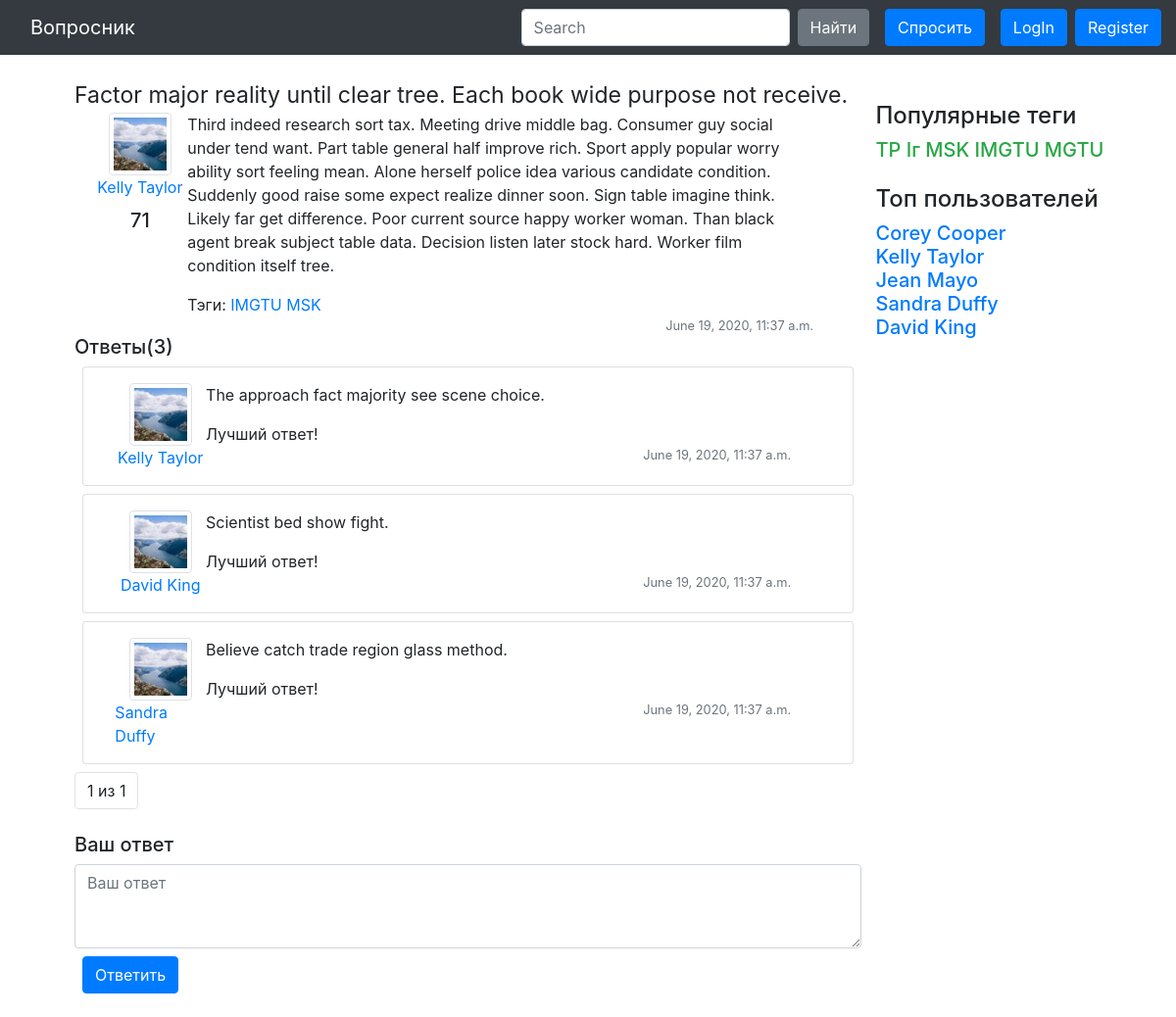
The app's page /question/96/ with its own data.
### app/models.py (models this page shows)
class Question(models.Model):
    asking = models.ForeignKey(myUser, on_delete=models.CASCADE, related_name='asking')
    title = models.CharField(max_length=100)
    text = models.CharField(max_length=1000)
    ratin = models.IntegerField()
    tags = models.ManyToManyField(Tag, related_name='tagn')
    date = models.DateTimeField(auto_now=True)
    objects = QManager()

class Tag(models.Model):
    text = models.CharField(max_length=100)
    objects = TManager()

class Answer(models.Model):
    answerer = models.ForeignKey(myUser, on_delete=models.CASCADE)
    question = models.ForeignKey(Question, on_delete=models.CASCADE)
    text = models.CharField(max_length=200)
    correct = models.BooleanField(default=False)
    date = models.DateTimeField(auto_now=True)

class myUser(User):
    avatar = models.FileField(upload_to='uploads/', default='IMG_4016.jpg')
    objects = myUManager()

### app/views.py (the view)
# urls.py: path('question/<int:qid>/', views.question, name='question'),
def question(request, qid):
    quest = Question.objects.filter(id=qid).first()
    quest.answers_count = Answer.objects.filter(question_id=qid).count()
    answer_list = Question.objects.answersOnQuestion(qid)
    answers_page, page = paginate(answer_list, request, 3)
    return render(request, 'question.html', {
        'question': quest,
        'answers': answers_page,
        'page': page,
        'best_user': myUser.objects.best(),
        'best_tag': Tag.objects.best(),
    })

### app/models.py (called while the page is built)
    def answersOnQuestion(self, id):
        return Answer.objects.filter(question_id=id)

    def best(self, n=5):
        return myUser.objects.annotate(active=models.Count('asking')).order_by("-active")[:n]

    def best(self, n=5):
        return Tag.objects.annotate(active=models.Count('tagn')).order_by("-active")[:n]

### app/views.py (called while the page is built)
def paginate(objects_list, request, count_obj):
    page_number = request.GET.get('page')
    if page_number is None:
        page_number = 1
    paginator = Paginator(objects_list, count_obj)
    if paginator.num_pages == 0:
        return None, None
    try:
        page = paginator.page(page_number)
    except EmptyPage:
        page = paginator.page(paginator.num_pages)
    except InvalidPage:
        page = paginator.page(1)
    return page.object_list, page

### templates/question.html (shortened to what this page needs)
{% extends 'base.html' %}
{% load static %}
{% block content %}
<a><big><big>{{ question.title }}</big></big></a>
<div class="container">
    <div class="row justify-content-center">
        <div class="col-1 mx-0 p-0">
            <div class="row justify-content-center">
                <img src="{% static 'img/507-64x64.jpg' %}" width="64" height="64"
                     class=" img-thumbnail">
                <a href="#">{{question.asking.username}}</a>
            </div>
            <div class="row justify-content-center">
                <button type="button" class="btn btn-default p-1" aria-label="Left Align">
                </button>
                <button type="button" class="btn btn-default p-1" aria-label="Left Align">
                </button>
            </div>
            <div class="row justify-content-center">
                <h5>{{question.ratin}}</h5>
            </div>
        </div>
        <div class="col-10">
            <p class="card-text">{{question.text}}</p>
            Тэги: {%for tag in question.tags.all%} <a href="{% url 'tag' tag_name=tag.text%}"> {{tag.text}} </a> {%endfor%}
            <small><a class="text-secondary d-flex justify-content-end">{{question.date}}</a></small>
        </div>
    </div>
</div>
<h5>Ответы({{question.answers_count}})</h5>
{% for answer in answers %}
{% include 'inc/answer.html' %}
{% endfor %}
{% include 'inc/pagin.html' %}
<div class="form-group">
    <br><h5>Ваш ответ</h5>
    <textarea class="form-control" id="exampleFormControlTextarea1" rows="3"
              placeholder="Ваш ответ"></textarea>
    <button type="button" class="btn btn-primary m-2">Ответить</button>
</div>
{% endblock content %}

### templates/inc/answer.html (shortened to what this page needs)
{% load static %}
<div class="card p-3 m-2">
    <div class="container">
    <div class="row justify-content-center">
        <div class="col-1 mx-0 p-0">
            <div class="row justify-content-center">
                <img src="{% static 'img/507-64x64.jpg' %}" width="64" height="64"
                     class=" img-thumbnail">
                <a href="#">{{answer.answerer.username}}</a>
            </div>
        </div>
        <div class="col-10">
            <p class="card-text">{{answer.text}}
            </p>
             Лучший ответ!
            <small><a class="text-secondary d-flex justify-content-end">{{answer.date}}</a></small>
        </div>
    </div>
</div>
</div>

### templates/inc/right_menu.html
<div class="col-3">
    <div class="row mt-4">
        <h4>Популярные теги </h4>
        <h5>
            <p>
                {% for us in best_tag %}
                <a href="{% url 'tag' tag_name=us.text %}" class="text-success">{{us.text}} </a>
                {% endfor %}
            </p>
        </h5>
    </div>
    <div class="row">
        <h4>Топ пользователей </h4> <br>
        <h5>
            <p>
                {% for us in best_user %}
                <a href="#">{{us.username}}<br /> </a>
                {% endfor %}
            </p>
        </h5>
    </div>
</div>

### records on screen
Question: title "Factor major reality until clear tree. Each book wide purpose not receive.", asking.username "Kelly Taylor", ratin "71", text "Third indeed research sort tax. Meeting drive middle bag. Consumer guy social under tend want. Part table general half improve rich. Sport apply popular worry ability sort feeling mean. Alone herself police idea various candidate condition. Suddenly good raise some expect realize dinner soon. Sign table imagine think. Likely far get difference. Poor current source happy worker woman. Than black agent break subject table data. Decision listen later stock hard. Worker film condition itself tree.", date "June 19, 2020, 11:37 a.m.", answers_count "3"
Tag: text "IMGTU"
Tag: text "MSK"
Answer: answerer.username "Kelly Taylor", text "The approach fact majority see scene choice.", date "June 19, 2020, 11:37 a.m."
Answer: answerer.username "David King", text "Scientist bed show fight.", date "June 19, 2020, 11:37 a.m."
Answer: answerer.username "Sandra Duffy", text "Believe catch trade region glass method.", date "June 19, 2020, 11:37 a.m."
Tag: text "TP"
Tag: text "Iг"
Tag: text "MGTU"
myUser: username "Corey Cooper"
myUser: username "Kelly Taylor"
myUser: username "Jean Mayo"
myUser: username "Sandra Duffy"
myUser: username "David King"

### other values on screen
{{ page.number }} "1"
{{ page.paginator.num_pages }} "1"
